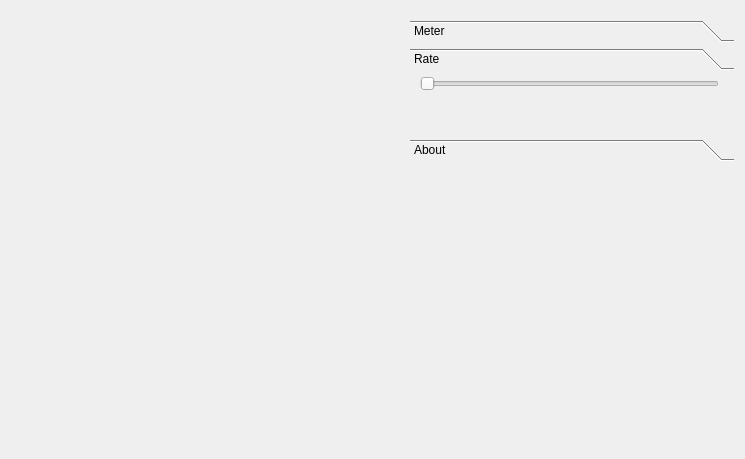
<?xml version="1.0" encoding="UTF-8"?>
<ui version="4.0">
 <class>MainWindow</class>
 <widget class="QMainWindow" name="MainWindow">
  <property name="geometry">
   <rect>
    <x>0</x>
    <y>0</y>
    <width>745</width>
    <height>459</height>
   </rect>
  </property>
  <property name="windowTitle">
   <string>MainWindow</string>
  </property>
  <widget class="QWidget" name="centralWidget">
   <layout class="QHBoxLayout" name="horizontalLayout">
    <item>
     <widget class="VoicePrintView" name="viewArea" native="true">
      <widget class="QToolBox" name="toolBox">
       <property name="enabled">
        <bool>true</bool>
       </property>
       <property name="geometry">
        <rect>
         <x>399</x>
         <y>9</y>
         <width>331</width>
         <height>141</height>
        </rect>
       </property>
       <property name="sizePolicy">
        <sizepolicy hsizetype="Preferred" vsizetype="Preferred">
         <horstretch>0</horstretch>
         <verstretch>0</verstretch>
        </sizepolicy>
       </property>
       <property name="currentIndex">
        <number>1</number>
       </property>
       <widget class="QWidget" name="meterPage">
        <property name="geometry">
         <rect>
          <x>0</x>
          <y>0</y>
          <width>317</width>
          <height>62</height>
         </rect>
        </property>
        <attribute name="label">
         <string>Meter</string>
        </attribute>
        <layout class="QGridLayout" name="gridLayout">
         <item row="1" column="0">
          <widget class="QProgressBar" name="inputLevel">
           <property name="maximum">
            <number>32768</number>
           </property>
           <property name="value">
            <number>24</number>
           </property>
          </widget>
         </item>
         <item row="0" column="0">
          <widget class="QSlider" name="inputGain">
           <property name="minimum">
            <number>1</number>
           </property>
           <property name="orientation">
            <enum>Qt::Horizontal</enum>
           </property>
          </widget>
         </item>
        </layout>
       </widget>
       <widget class="QWidget" name="ratePage">
        <property name="geometry">
         <rect>
          <x>0</x>
          <y>0</y>
          <width>331</width>
          <height>54</height>
         </rect>
        </property>
        <attribute name="label">
         <string>Rate</string>
        </attribute>
        <widget class="QSlider" name="speedSlider">
         <property name="geometry">
          <rect>
           <x>10</x>
           <y>0</y>
           <width>299</width>
           <height>15</height>
          </rect>
         </property>
         <property name="minimum">
          <number>30</number>
         </property>
         <property name="maximum">
          <number>960</number>
         </property>
         <property name="orientation">
          <enum>Qt::Horizontal</enum>
         </property>
        </widget>
       </widget>
       <widget class="QWidget" name="aboutPage">
        <property name="geometry">
         <rect>
          <x>0</x>
          <y>0</y>
          <width>331</width>
          <height>54</height>
         </rect>
        </property>
        <attribute name="label">
         <string>About</string>
        </attribute>
       </widget>
      </widget>
     </widget>
    </item>
   </layout>
  </widget>
  <widget class="QMenuBar" name="menuBar">
   <property name="geometry">
    <rect>
     <x>0</x>
     <y>0</y>
     <width>745</width>
     <height>20</height>
    </rect>
   </property>
  </widget>
 </widget>
 <layoutdefault spacing="6" margin="11"/>
 <customwidgets>
  <customwidget>
   <class>VoicePrintView</class>
   <extends>QWidget</extends>
   <header location="global">voiceprintview.h</header>
   <container>1</container>
  </customwidget>
 </customwidgets>
 <resources/>
 <connections/>
</ui>
